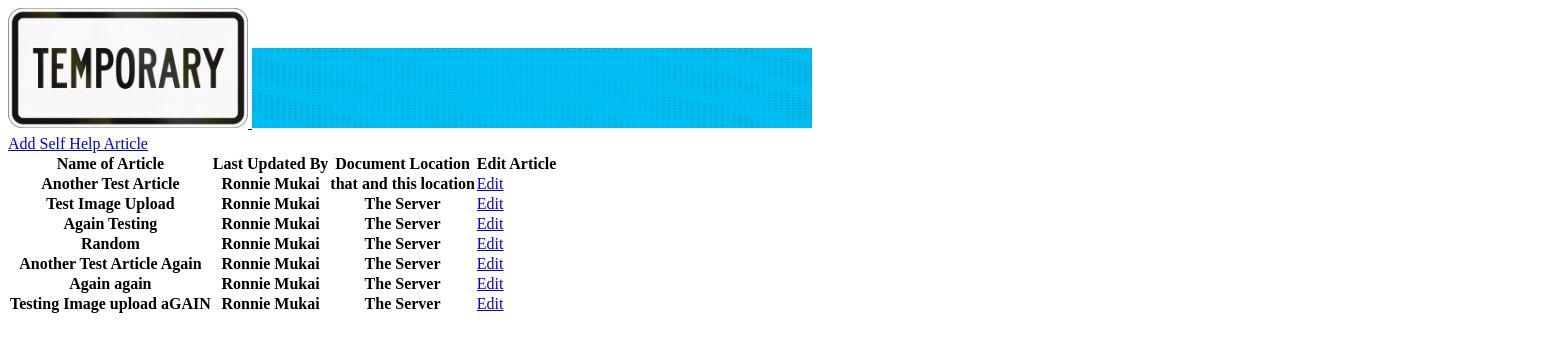
Screenshot of /admin_page/all_self_help_articles with the database file from the repository.
### catalog_application/models.py (models this page shows)
class SelfHelpArticle(models.Model):
    title = models.CharField(max_length=100)
    last_updated_by = models.CharField(max_length=50)
    description = models.CharField(max_length=1000)
    document_location = models.CharField(max_length=100)
    article_image = models.ImageField(storage=fs)
    created_at = models.DateTimeField(auto_now_add=True)
    updated_at = models.DateTimeField(auto_now=True)
    objects = SelfHelpArticleManager()

### catalog_application/views.py (the view)
# urls.py: path('admin_page/all_self_help_articles', views.all_self_help_articles),
def all_self_help_articles(request):
    context = {
        'self_help_articles': SelfHelpArticle.objects.all()
    }
    return render(request, 'all_self_help_articles.html', context)

### catalog_application/templates/all_self_help_articles.html (shortened to what this page needs)
{% load static %}
<!DOCTYPE html>
<html lang="en">
    <head>
        <link
            rel="stylesheet"
            href="{% static 'css\all_self _help_articles.css' %}"
        />
    </head>
    <body>
        <div id="wrapper">
            <div class="header">
                <a href="TBD">
                    <img
                        class="logo"
                        src="{% static 'images\temp_image.jpeg' %}"
                    />
                </a>
                <img
                    class="banner"
                    src="{% static 'images\temp_banner.jpg' %}"
                />
            </div>
            <div class="main_content">
                <a
                    href="/admin_page/all_self_help_articles/add_self_help_article"
                    >Add Self Help Article</a
                >
                <div class="all_articles">
                    <table class="all_articles">
                        <thead class="column_names">
                            <tr>
                                <th>Name of Article</th>
                                <th>Last Updated By</th>
                                <th>Document Location</th>
                                <th>Edit Article</th>
                            </tr>
                        </thead>
                        {% for articles in self_help_articles %}
                        <tbody>
                            <tr>
                                <th>{{ articles.title }}</th>
                                <th>{{ articles.last_updated_by }}</th>
                                <th>{{ articles.document_location}}</th>
                                <td>
                                    <a
                                        href="/admin_page/all_self_help_articles/{{ articles.id }}/edit_articles"
                                        >Edit</a
                                    >
                                </td>
                            </tr>
                        </tbody>
                        {% endfor %}
                    </table>
                </div>
            </div>
        </div>
    </body>
</html>

### static/css/all_self _help_articles.css (style rules this page uses)
* { margin: 0; padding: 0; }
#wrapper { width: 1920px; height: 1080px; margin: 8px; }
.header .logo { width: 15rem; height: auto; }
.banner { width: 35rem; height: 5rem; }
.main_content { padding-top: 0.2rem; }

### rows the page displays
SelfHelpArticle: title "Another Test Article", last_updated_by "Ronnie Mukai", document_location "that and this location"
SelfHelpArticle: title "Test Image Upload", last_updated_by "Ronnie Mukai", document_location "The Server"
SelfHelpArticle: title "Again Testing", last_updated_by "Ronnie Mukai", document_location "The Server"
SelfHelpArticle: title "Random", last_updated_by "Ronnie Mukai", document_location "The Server"
SelfHelpArticle: title "Another Test Article Again", last_updated_by "Ronnie Mukai", document_location "The Server"
SelfHelpArticle: title "Again again", last_updated_by "Ronnie Mukai", document_location "The Server"
SelfHelpArticle: title "Testing Image upload aGAIN", last_updated_by "Ronnie Mukai", document_location "The Server"
